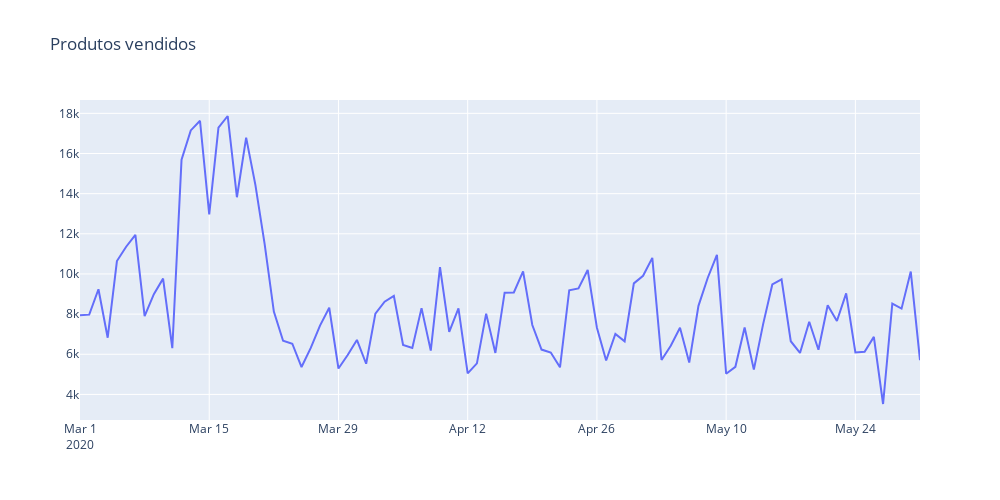

The code cell stored with this chart in its notebook:
### Code cell
iplot(dtview.plot_scatter(df_274_sale,title='Produtos vendidos'))
